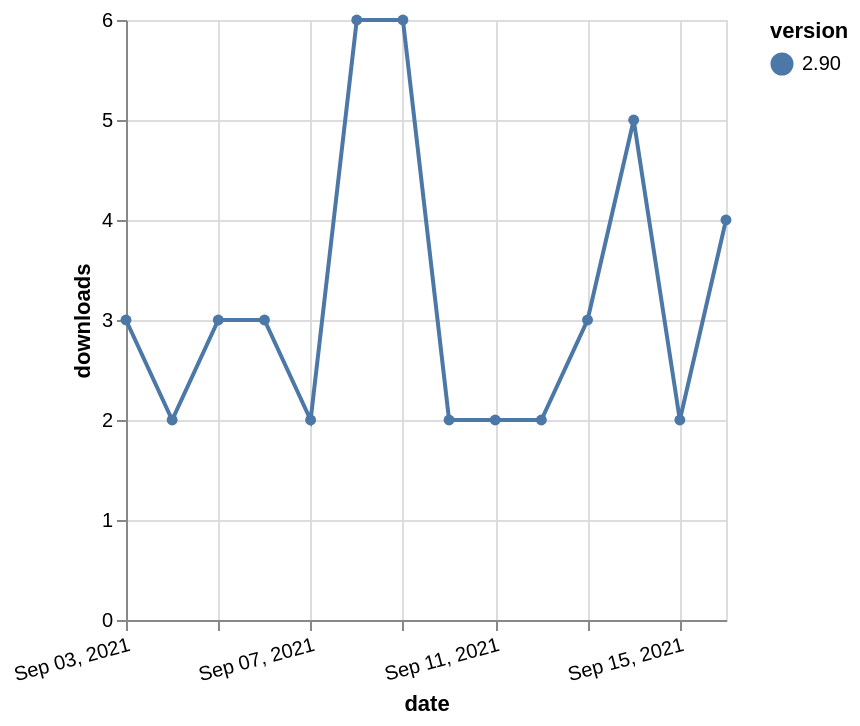

Write the Vega-Lite specification saved for this chart.
### Vega-Lite specification from a JSON file in a GitHub repository (floating-point values rounded to 4 significant figures)
{"$schema": "https://vega.github.io/schema/vega-lite/v5.json", "description": "A simple bar chart with embedded data.", "data": {"values": [{"date": "2021-09-03", "total": 3761, "delta": 3, "version": "2.90"}, {"date": "2021-09-04", "total": 3763, "delta": 2, "version": "2.90"}, {"date": "2021-09-05", "total": 3766, "delta": 3, "version": "2.90"}, {"date": "2021-09-06", "total": 3769, "delta": 3, "version": "2.90"}, {"date": "2021-09-07", "total": 3771, "delta": 2, "version": "2.90"}, {"date": "2021-09-08", "total": 3777, "delta": 6, "version": "2.90"}, {"date": "2021-09-09", "total": 3783, "delta": 6, "version": "2.90"}, {"date": "2021-09-10", "total": 3785, "delta": 2, "version": "2.90"}, {"date": "2021-09-11", "total": 3787, "delta": 2, "version": "2.90"}, {"date": "2021-09-12", "total": 3789, "delta": 2, "version": "2.90"}, {"date": "2021-09-13", "total": 3792, "delta": 3, "version": "2.90"}, {"date": "2021-09-14", "total": 3797, "delta": 5, "version": "2.90"}, {"date": "2021-09-15", "total": 3799, "delta": 2, "version": "2.90"}, {"date": "2021-09-16", "total": 3803, "delta": 4, "version": "2.90"}]}, "width": "container", "mark": {"type": "line", "point": {"filled": true}}, "encoding": {"x": {"field": "date", "type": "temporal", "timeUnit": "yearmonthdate", "title": "date", "axis": {"labelAngle": -15}}, "y": {"field": "delta", "type": "quantitative", "title": "downloads"}, "color": {"field": "version", "type": "nominal"}, "tooltip": {"field": "delta"}}}
